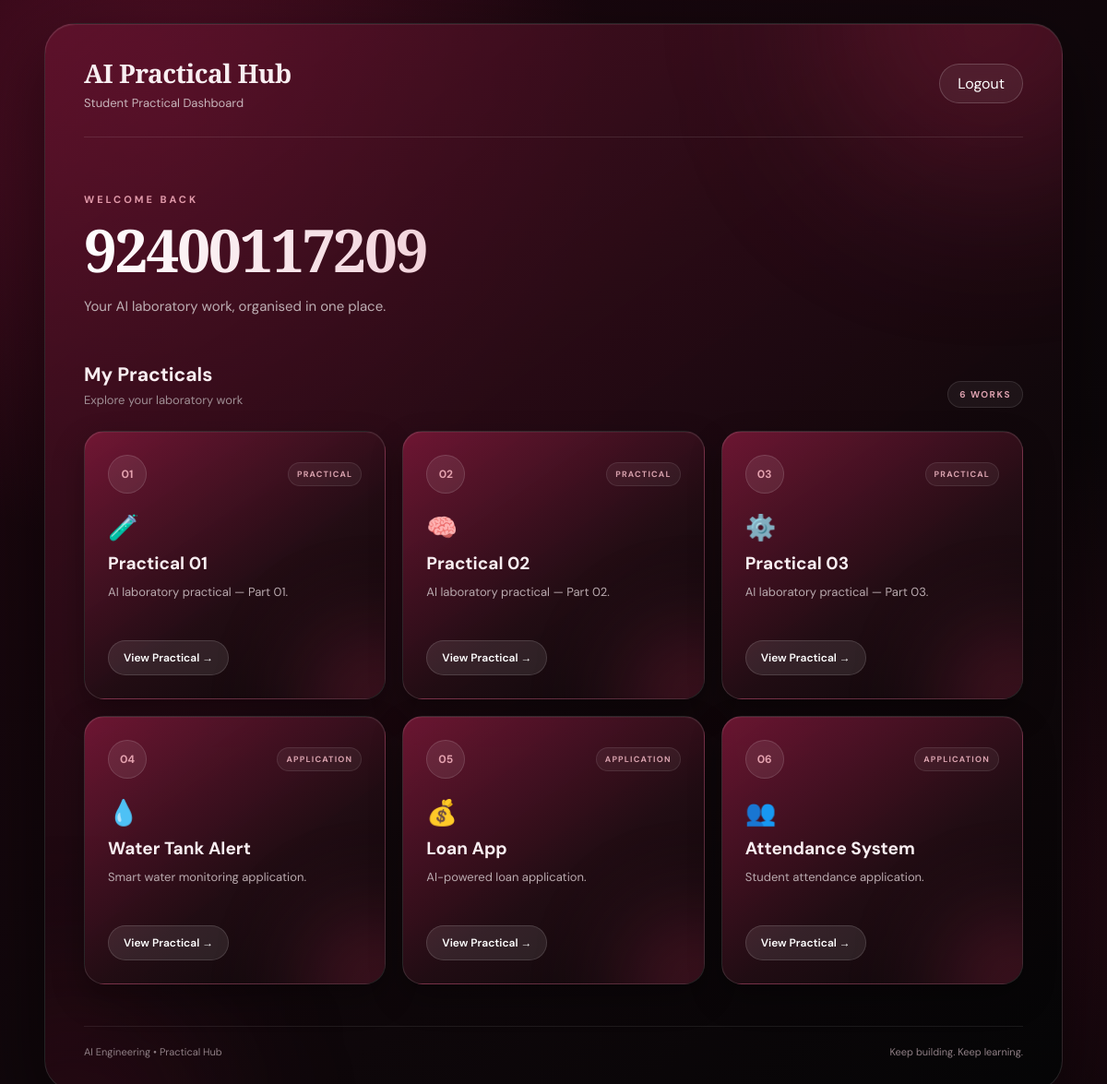
The page /dashboard (signed in) on the database its author committed.
### app.py (models this page shows)
class Practical(db.Model):
    id = db.Column(
        db.Integer,
        primary_key=True
    )
    title = db.Column(
        db.String(100),
        nullable=False
    )
    description = db.Column(
        db.String(300),
        nullable=False
    )
    category = db.Column(
        db.String(50),
        nullable=False,
        default="PRACTICAL"
    )
    emoji = db.Column(
        db.String(10),
        nullable=False,
        default="🧪"
    )

### app.py (the view)
@app.route("/dashboard")
def dashboard():
    if "username" not in session:
        return redirect(
            url_for("login")
        )
    practicals = Practical.query.all()
    return render_template(
        "dashboard.html",
        username=session["username"],
        practicals=practicals
    )

### templates/dashboard.html (shortened to what this page needs)
<!DOCTYPE html>
<html lang="en">
<head>
    <link rel="stylesheet"
          href="{{ url_for('static', filename='style.css') }}">
</head>
<body>
<div class="dashboard">
    <header class="topbar">
        <div>
            <h1>
                AI Practical Hub
            </h1>
            <p>
                Student Practical Dashboard
            </p>
        </div>
        <a href="{{ url_for('logout') }}"
           class="logout-btn">
            Logout
        </a>
    </header>
    <section class="welcome">
        <p class="small-title">
            WELCOME BACK
        </p>
        <h2>
            {{ username }}
        </h2>
        <p>
            Your AI laboratory work,
            organised in one place.
        </p>
    </section>
    <section class="practicals">
        <div class="section-heading">
            <div>
                <h2>
                    My Practicals
                </h2>
                <p>
                    Explore your laboratory work
                </p>
            </div>
            <div class="practical-count">
                {{ practicals|length }} WORKS
            </div>
        </div>
        <div class="practical-grid">
            {% for practical in practicals %}
            <a href="{{ url_for(
                'view_practical',
                practical_id=practical.id
            ) }}"
               class="practical-card">
                <div class="card-top">
                    <div class="card-number">
                        {{ "%02d"|format(practical.id) }}
                    </div>
                    <div class="category">
                        {{ practical.category }}
                    </div>
                </div>
                <div class="card-icon">
                    {{ practical.emoji }}
                </div>
                <h3>
                    {{ practical.title }}
                </h3>
                <p>
                    {{ practical.description }}
                </p>
                <span class="open-btn">
                    View Practical →
                </span>
            </a>
            {% endfor %}
        </div>
    </section>
    <footer class="dashboard-footer">
        <p>
            AI Engineering • Practical Hub
        </p>
        <p>
            Keep building. Keep learning.
        </p>
    </footer>
</div>
</body>
</html>

### rows shown on the page
Practical: id "01", category "PRACTICAL", emoji "🧪", title "Practical 01", description "AI laboratory practical — Part 01."
Practical: id "02", category "PRACTICAL", emoji "🧠", title "Practical 02", description "AI laboratory practical — Part 02."
Practical: id "03", category "PRACTICAL", emoji "⚙️", title "Practical 03", description "AI laboratory practical — Part 03."
Practical: id "04", category "APPLICATION", emoji "💧", title "Water Tank Alert", description "Smart water monitoring application."
Practical: id "05", category "APPLICATION", emoji "💰", title "Loan App", description "AI-powered loan application."
Practical: id "06", category "APPLICATION", emoji "👥", title "Attendance System", description "Student attendance application."

### other values the page prints
{{ username }} "92400117209"
{{ practicals|length }} "6"
